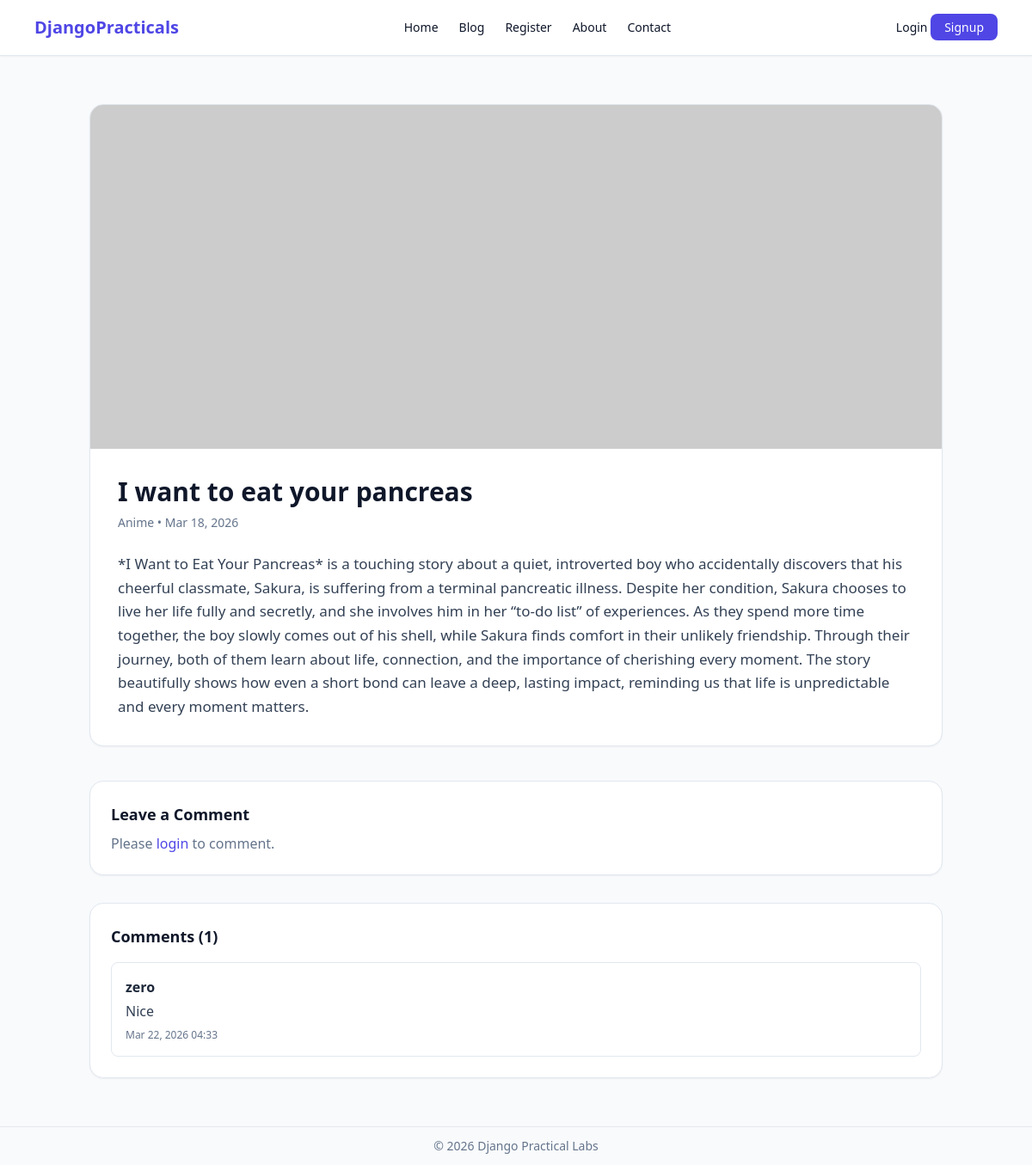
The app's page /blog/2/ with its own data.
### blog/models.py (models this page shows, shortened)
class Post(models.Model):
    title = models.CharField(max_length=200)
    content = models.TextField()
    category = models.ForeignKey(Category, on_delete=models.CASCADE, related_name='posts')
    image_url = models.URLField(blank=True, null=True)
    created_at = models.DateTimeField(auto_now_add=True)

class Category(models.Model):
    name = models.CharField(max_length=80)

class Comment(models.Model):
    post = models.ForeignKey(Post, on_delete=models.CASCADE, related_name='comments')
    user = models.ForeignKey(User, on_delete=models.CASCADE)
    text = models.TextField()
    created_at = models.DateTimeField(auto_now_add=True)

### blog/views.py (the view)
# urls.py: path('<int:pk>/', views.post_detail, name='post_detail'),
def post_detail(request, pk):
    post = get_object_or_404(Post, pk=pk)
    form = CommentForm(request.POST or None)
    if request.method == 'POST' and form.is_valid():
        comment = form.save(commit=False)
        comment.post = post
        comment.user = request.user
        comment.save()
        return redirect('blog:post_detail', pk=post.pk)
    return render(request, 'blog/post_detail.html', {'post': post, 'form': form})

### templates/blog/post_detail.html (shortened to what this page needs)
{% extends 'base.html' %}
{% block content %}
<div class="max-w-5xl mx-auto px-4 py-8">
    <article class="bg-white rounded-2xl shadow-sm border border-slate-200 overflow-hidden">
        {% if post.image_url %}
            <img src="{{ post.image_url }}" class="w-full max-h-[500px] object-contain bg-black">
        {% else %}
            <img src="https://via.placeholder.com/1200x400?text=No+Image" class="w-full h-[400px] object-cover object-center">
        {% endif %}
        <div class="p-8">
            <h1 class="text-3xl font-bold text-slate-900">
                {{ post.title }}
            </h1>
            <p class="mt-2 text-sm text-slate-500">
                {{ post.category.name }} • {{ post.created_at|date:'M j, Y' }}
            </p>
            <div class="mt-6 text-slate-700 leading-relaxed text-[17px]">
                {{ post.content }}
            </div>
        </div>
    </article>
    <div class="mt-10 space-y-8">
        <div class="bg-white p-6 rounded-2xl shadow-sm border border-slate-200 w-full">
            <h2 class="text-lg font-semibold text-slate-900">
                Leave a Comment
            </h2>
            {% if user.is_authenticated %}
                <p class="text-sm text-slate-500 mt-1">
                    Commenting as <span class="font-medium text-indigo-600">{{ user.username }}</span>
                </p>
                <form method="post" class="mt-4 space-y-4">
                    {% csrf_token %}
                    {% for field in form %}
                        <div>
                            <label class="block text-sm font-medium text-slate-700 mb-1">
                                {{ field.label }}
                            </label>
                            <textarea
                                name="{{ field.name }}"
                                rows="4"
                                class="w-full px-4 py-2 border border-slate-300 rounded-lg focus:ring-2 focus:ring-indigo-500"
                            ></textarea>
                        </div>
                    {% endfor %}
                    <button type="submit"
                        class="bg-indigo-600 text-white px-6 py-2 rounded-lg hover:bg-indigo-500">
                        Post Comment
                    </button>
                </form>
            {% else %}
                <p class="text-slate-500 mt-2">
                    Please <a href="{% url 'login' %}" class="text-indigo-600">login</a> to comment.
                </p>
            {% endif %}
        </div>
        <div class="bg-white p-6 rounded-2xl shadow-sm border border-slate-200">
            <h2 class="text-lg font-semibold text-slate-900">
                Comments ({{ post.comments.count }})
            </h2>
            <div class="mt-4 space-y-4">
                {% for comment in post.comments.all %}
                    <div class="p-4 rounded-lg border border-slate-200">
                        <p class="font-semibold text-slate-800">
                            {{ comment.user.username }}
                        </p>
                        <p class="text-slate-700 mt-1">
                            {{ comment.text }}
                        </p>
                        <p class="text-xs text-slate-500 mt-2">
                            {{ comment.created_at|date:'M j, Y H:i' }}
                        </p>
                    </div>
                {% empty %}
                    <p class="text-slate-500">
                        No comments yet.
                    </p>
                {% endfor %}
            </div>
        </div>
    </div>
</div>
{% endblock %}

### records on screen
Post: title "I want to eat your pancreas", category.name "Anime", created_at "Mar 18, 2026", content "*I Want to Eat Your Pancreas* is a touching story about a quiet, introverted boy who accidentally discovers that his cheerful classmate, Sakura, is suffering from a terminal pancreatic illness. Despite her condition, Sakura chooses to live her life fully and secretly, and she involves him in her “to-do list” of experiences. As they spend more time together, the boy slowly comes out of his shell, while Sakura finds comfort in their unlikely friendship. Through their journey, both of them learn about life, connection, and the importance of cherishing every moment. The story beautifully shows how even a short bond can leave a deep, lasting impact, reminding us that life is unpredictable and…", comments.count "1"
Comment: user.username "zero", text "Nice", created_at "Mar 22, 2026 04:33"
